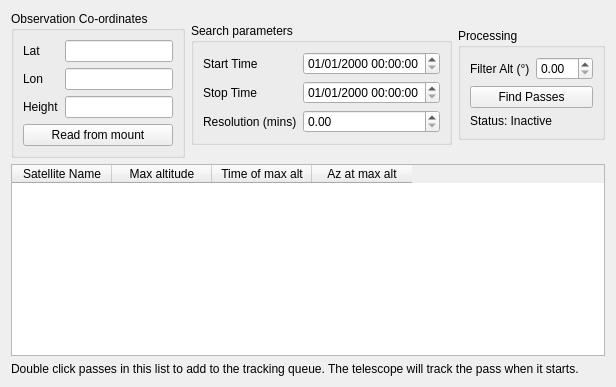
            <widget class="QWidget" name="tab_Passes">
             <attribute name="title">
              <string>Passes</string>
             </attribute>
             <layout class="QGridLayout" name="gridLayout_13">
              <item row="2" column="0">
               <widget class="QLabel" name="label_2">
                <property name="text">
                 <string>Double click passes in this list to add to the tracking queue. The telescope will track the pass when it starts.</string>
                </property>
               </widget>
              </item>
              <item row="0" column="0">
               <layout class="QHBoxLayout" name="horizontalLayout_3">
                <item>
                 <widget class="QGroupBox" name="box_Site">
                  <property name="sizePolicy">
                   <sizepolicy hsizetype="Expanding" vsizetype="Fixed">
                    <horstretch>0</horstretch>
                    <verstretch>0</verstretch>
                   </sizepolicy>
                  </property>
                  <property name="title">
                   <string>Observation Co-ordinates</string>
                  </property>
                  <layout class="QGridLayout" name="gridLayout_4">
                   <item row="2" column="0">
                    <widget class="QLabel" name="label_Height">
                     <property name="text">
                      <string>Height</string>
                     </property>
                    </widget>
                   </item>
                   <item row="0" column="0">
                    <widget class="QLabel" name="label_Lat">
                     <property name="text">
                      <string>Lat</string>
                     </property>
                    </widget>
                   </item>
                   <item row="2" column="1">
                    <widget class="QLineEdit" name="value_Height"/>
                   </item>
                   <item row="1" column="1">
                    <widget class="QLineEdit" name="value_Lon"/>
                   </item>
                   <item row="1" column="0">
                    <widget class="QLabel" name="label_Lon">
                     <property name="text">
                      <string>Lon</string>
                     </property>
                    </widget>
                   </item>
                   <item row="0" column="1">
                    <widget class="QLineEdit" name="value_Lat"/>
                   </item>
                   <item row="3" column="0" colspan="2">
                    <widget class="QPushButton" name="button_latlon_auto">
                     <property name="text">
                      <string>Read from mount</string>
                     </property>
                    </widget>
                   </item>
                  </layout>
                 </widget>
                </item>
                <item>
                 <widget class="QGroupBox" name="box_Time">
                  <property name="sizePolicy">
                   <sizepolicy hsizetype="Expanding" vsizetype="Fixed">
                    <horstretch>0</horstretch>
                    <verstretch>0</verstretch>
                   </sizepolicy>
                  </property>
                  <property name="title">
                   <string>Search parameters</string>
                  </property>
                  <layout class="QGridLayout" name="gridLayout">
                   <item row="0" column="1">
                    <widget class="QDateTimeEdit" name="date_Start">
                     <property name="minimumSize">
                      <size>
                       <width>130</width>
                       <height>0</height>
                      </size>
                     </property>
                     <property name="displayFormat">
                      <string>dd/MM/yyyy HH:mm:ss</string>
                     </property>
                    </widget>
                   </item>
                   <item row="0" column="0">
                    <widget class="QLabel" name="label_StartTime">
                     <property name="text">
                      <string>Start Time</string>
                     </property>
                    </widget>
                   </item>
                   <item row="1" column="1">
                    <widget class="QDateTimeEdit" name="date_Stop">
                     <property name="displayFormat">
                      <string>dd/MM/yyyy HH:mm:ss</string>
                     </property>
                    </widget>
                   </item>
                   <item row="1" column="0">
                    <widget class="QLabel" name="label_StopTime">
                     <property name="text">
                      <string>Stop Time</string>
                     </property>
                    </widget>
                   </item>
                   <item row="2" column="0">
                    <widget class="QLabel" name="label_Resolution">
                     <property name="text">
                      <string>Resolution (mins)</string>
                     </property>
                    </widget>
                   </item>
                   <item row="2" column="1">
                    <widget class="QDoubleSpinBox" name="value_Resolution"/>
                   </item>
                  </layout>
                 </widget>
                </item>
                <item>
                 <widget class="QGroupBox" name="box_Process">
                  <property name="sizePolicy">
                   <sizepolicy hsizetype="Expanding" vsizetype="Fixed">
                    <horstretch>0</horstretch>
                    <verstretch>0</verstretch>
                   </sizepolicy>
                  </property>
                  <property name="title">
                   <string>Processing</string>
                  </property>
                  <layout class="QGridLayout" name="gridLayout_10">
                   <item row="3" column="0">
                    <widget class="QPushButton" name="button_Process">
                     <property name="sizePolicy">
                      <sizepolicy hsizetype="Expanding" vsizetype="Expanding">
                       <horstretch>0</horstretch>
                       <verstretch>0</verstretch>
                      </sizepolicy>
                     </property>
                     <property name="text">
                      <string>Find Passes</string>
                     </property>
                    </widget>
                   </item>
                   <item row="4" column="0">
                    <widget class="QLabel" name="label_Status">
                     <property name="sizePolicy">
                      <sizepolicy hsizetype="Expanding" vsizetype="Expanding">
                       <horstretch>0</horstretch>
                       <verstretch>0</verstretch>
                      </sizepolicy>
                     </property>
                     <property name="text">
                      <string>Status: Inactive</string>
                     </property>
                    </widget>
                   </item>
                   <item row="2" column="0">
                    <layout class="QHBoxLayout" name="horizontalLayout_4">
                     <item>
                      <widget class="QLabel" name="label_Degrees">
                       <property name="sizePolicy">
                        <sizepolicy hsizetype="Expanding" vsizetype="Expanding">
                         <horstretch>0</horstretch>
                         <verstretch>0</verstretch>
                        </sizepolicy>
                       </property>
                       <property name="text">
                        <string>Filter Alt (°)</string>
                       </property>
                      </widget>
                     </item>
                     <item>
                      <widget class="QDoubleSpinBox" name="value_Degrees">
                       <property name="sizePolicy">
                        <sizepolicy hsizetype="Expanding" vsizetype="Expanding">
                         <horstretch>0</horstretch>
                         <verstretch>0</verstretch>
                        </sizepolicy>
                       </property>
                      </widget>
                     </item>
                    </layout>
                   </item>
                  </layout>
                 </widget>
                </item>
               </layout>
              </item>
              <item row="1" column="0">
               <widget class="QTableWidget" name="table_Passes">
                <column>
                 <property name="text">
                  <string>Satellite Name</string>
                 </property>
                </column>
                <column>
                 <property name="text">
                  <string>Max altitude</string>
                 </property>
                </column>
                <column>
                 <property name="text">
                  <string>Time of max alt</string>
                 </property>
                </column>
                <column>
                 <property name="text">
                  <string>Az at max alt</string>
                 </property>
                </column>
               </widget>
              </item>
             </layout>
            </widget>
